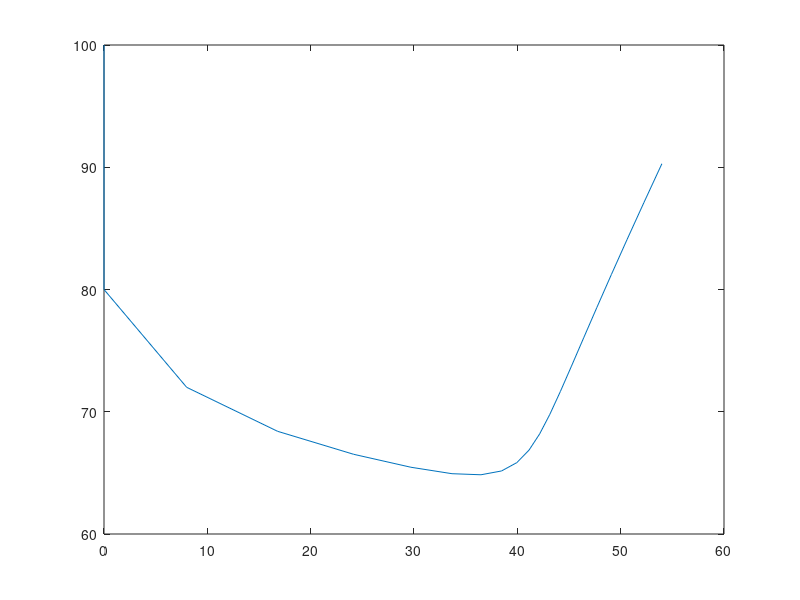

Source code (MATLAB):
% Matlab Assignment 2

% Part I: Dynamical Systems - Fish Population in a Lake System

%Question 2
A=[0.7      0      0    0.2    0.1
   0.1    0.5      0    0.2    0.1
     0    0.2    0.8      0      0
   0.1    0.2    0.2    0.6    0.1
     0    0.1    0.1      0    0.9];

 x0 = [200
     0
     0
     100
     0]
 %Made a loop to make a matrix for the population of each week from 0 to 20
 %weeks
for i=1:20
    X(:,i) = (A^i)*x0;
end
 
X1 = horzcat(x0,X)
%Concatonated x0 with X 

Y = (0:20)
X2 = sum(X1)
%Plotting the populations of each lake against eachother
% plot(Y,X1(1,:),'-')
% hold on
% 
% plot(Y,X1(2,:),':')
% hold on
% 
% plot(Y,X1(3,:),'-.')
% hold on
% 
% plot(Y,X1(4,:),'--')
% hold on
% 
% plot(Y,X1(5,:),'.')
% hold on
% 
% plot(Y,X2,'+');

%Question 3
%Calculate eigenvalues and eigenvectors of A
[V,D]=eig(A)

%Augment V and x0,and reduce
Vaug = [V,x0]
rref(Vaug)

%Calculate x(20) using closed form
-77.33*(.5424^20)*(V(:,1))+77.84*(1.039^20)*(V(:,2))+294.43*(.7187^20)*(V(:,3))-180*(.8^20)*(V(:,4))+97.53*(.4^20)*(V(:,5))

%Plot x-3 vs x-4

x3 = X1(3,:)
x4 = X1(4,:)

plot(x3,x4)
hold on
%plot dominant vector


% v4 = V(:,4)
% 
% for i = 1:50
%    Z(1,:) = v4*i
% end
% 
% Y2 = (:49)
% plot(Y,Z)
